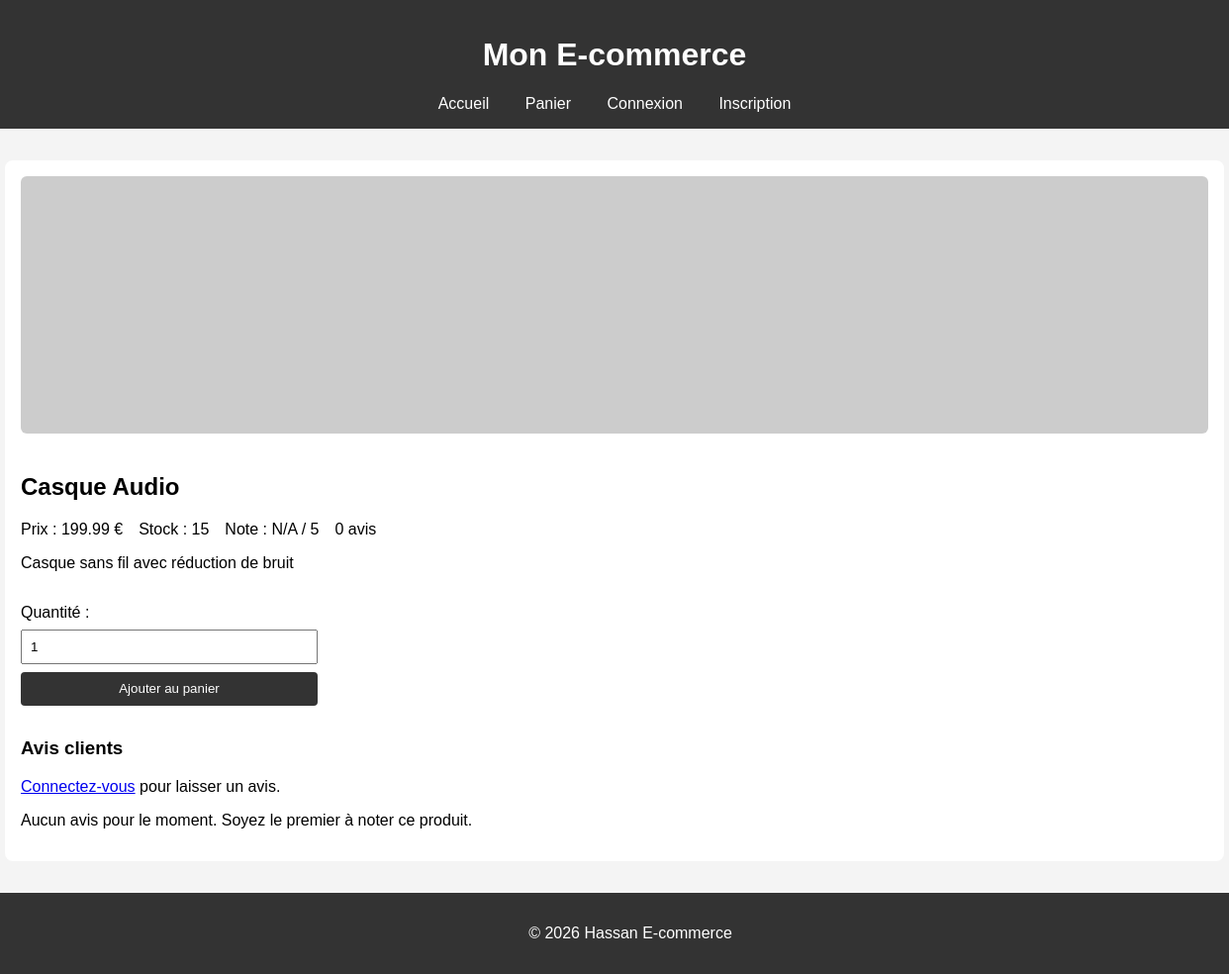
The app's page /product.php?id=3 with its own data.
### tables this page shows
CREATE TABLE products (
    id INT AUTO_INCREMENT PRIMARY KEY,
    name VARCHAR(100) NOT NULL,
    description TEXT,
    price DECIMAL(10,2) NOT NULL,
    image VARCHAR(255),
    stock INT DEFAULT 0,
    created_at TIMESTAMP DEFAULT CURRENT_TIMESTAMP
);

### config.php (called while the page is built, shortened)
<?php
function getProductRating(PDO $db, int $productId): array {
    try {
        $stmt = $db->prepare("SELECT AVG(rating) AS avg_rating, COUNT(*) AS review_count FROM reviews WHERE product_id = ?");
        $stmt->execute([$productId]);
        $result = $stmt->fetch(PDO::FETCH_ASSOC);
        return [
            'avg_rating' => $result['avg_rating'] ? round($result['avg_rating'], 1) : 0,
            'review_count' => $result['review_count'] ?? 0,
        ];
    } catch (PDOException $e) {
        return ['avg_rating' => 0, 'review_count' => 0];
    }
}
?>

### product.php (the view, shortened to what this page needs)
<?php
require 'config.php';
$db = getDBConnection();
$id = $_GET['id'];
$stmt = $db->prepare("SELECT * FROM products WHERE id = ?");
$stmt->execute([$id]);
$product = $stmt->fetch(PDO::FETCH_ASSOC);
$ratingInfo = getProductRating($db, $id);
$reviews = getProductReviews($db, $id);
?>
<!DOCTYPE html>
<html lang="fr">
<head:
    <meta charset="UTF-8">
    <link rel="stylesheet" href="css/style.css">
</head>
<body>
    <header>
        <h1>Mon E-commerce</h1>
        <nav>
            <a href="index.php">Accueil</a>
            <a href="cart.php">Panier</a>
            <?php if(isset($_SESSION['user_id'])): ?>
                <a href="logout.php">Déconnexion</a>
            <?php else: ?>
                <a href="login.php">Connexion</a>
                <a href="register.php">Inscription</a>
            <?php endif; ?>
        </nav>
    </header>
    <main>
        <div class="product-detail">
            <?php $productImage = !empty($product['image']) ? $product['image'] : 'https://via.placeholder.com/600x400?text=Produit'; ?>
            <img class="product-detail-image" src="<?php echo htmlspecialchars($productImage); ?>" alt="<?php echo htmlspecialchars($product['name']); ?>">
            <h2><?php echo htmlspecialchars($product['name']); ?></h2>
            <div class="product-meta">
                <span>Prix : <?php echo $product['price']; ?> €</span>
                <span>Stock : <?php echo $product['stock']; ?></span>
                <span>Note : <?php echo $ratingInfo['avg_rating'] > 0 ? number_format($ratingInfo['avg_rating'], 1) : 'N/A'; ?> / 5</span>
                <span><?php echo $ratingInfo['review_count']; ?> avis</span>
            </div>
            <p><?php echo htmlspecialchars($product['description']); ?></p>
            <form action="add_to_cart.php" method="post" class="cart-form">
                <label>Quantité :</label>
                <input type="number" name="quantity" value="1" min="1" max="<?php echo $product['stock']; ?>">
                <button type="submit">Ajouter au panier</button>
            </form>
        </div>
        <section class="product-reviews">
            <h3>Avis clients</h3>
            <?php if (isset($_SESSION['user_id'])): ?>
                <form method="post" class="review-form">
                    <label for="rating">Note :</label>
                    <select id="rating" name="rating">
                        <option value="5">5 étoiles</option>
                        <option value="4">4 étoiles</option>
                        <option value="3">3 étoiles</option>
                        <option value="2">2 étoiles</option>
                        <option value="1">1 étoile</option>
                    </select>
                    <label for="comment">Commentaire :</label>
                    <textarea id="comment" name="comment" rows="4" required></textarea>
                    <button type="submit">Publier mon avis</button>
                </form>
            <?php else: ?>
                <p><a href="login.php">Connectez-vous</a> pour laisser un avis.</p>
            <?php endif; ?>
            <?php if (empty($reviews)): ?>
                <p>Aucun avis pour le moment. Soyez le premier à noter ce produit.</p>
            <?php endif; ?>
        </section>
    </main>
    <footer>
        <p>&copy; 2026 Hassan E-commerce</p>
    </footer>
</body>
</html>

### css/style.css (style rules this page uses)
body { font-family: Arial, sans-serif; margin: 0; padding: 0; background-color: #f4f4f4; }
header { background-color: #333; color: white; padding: 1rem; text-align: center; }
nav a { color: white; margin: 0 1rem; text-decoration: none; }
main { max-width: 1200px; margin: 2rem auto; padding: 1rem; background: white; border-radius: 8px; }
form { display: flex; flex-direction: column; max-width: 300px; }
label { margin-top: 1rem; }
input, button { padding: 0.5rem; margin-top: 0.5rem; }
button, .button { display: inline-block; background-color: #333; color: white; border: none; cursor: pointer; padding: 0.6rem 1rem; border-radius: 4px; text-decoration: none; }
.product-image, .product-detail-image { width: 100%; max-height: 260px; object-fit: cover; border-radius: 6px; margin-bottom: 1rem; }
.product-meta, .review-header, .payment-options { display: flex; flex-wrap: wrap; gap: 1rem; align-items: center; margin-bottom: 1rem; }
.product-reviews, .review-item, .checkout-form, .review-form { margin-top: 2rem; }
footer { text-align: center; padding: 1rem; background-color: #333; color: white; position: relative; width: 100%; }

### records on screen
products: name "Casque Audio", price "199.99", stock "15", description "Casque sans fil avec réduction de bruit"

### other values on screen
$ratingInfo['review_count'] "0"
